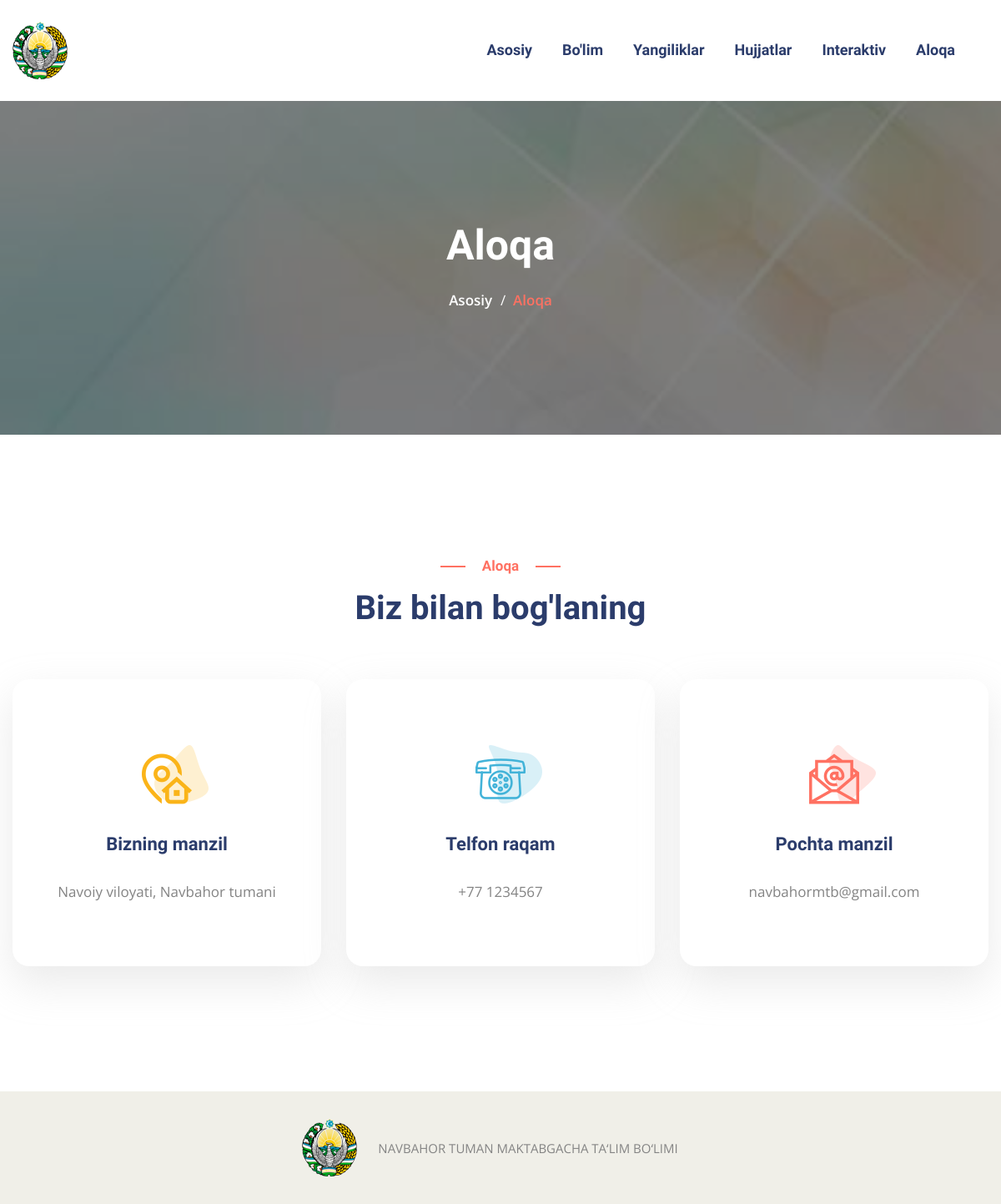
Screenshot of /aloqa/ with the database file from the repository.
### base/models.py (models this page shows)
class Aloqa(models.Model):
  manzil = models.CharField(max_length=500)
  tel = models.CharField(max_length=50)
  pochta = models.CharField(max_length=50)

### base/views.py (the view)
# urls.py: path("aloqa/", views.aloqa, name='aloqa'),
def aloqa(request):
  aloqa = Aloqa.objects.all()
  context = {'aloqa': aloqa}
  return render(request, 'pages/contact.html', context)

### templates/pages/contact.html (shortened to what this page needs)
{% extends "base.html" %}
{% block contact %}
{% load static %}
 <section class="page-title centred" style="background-image: url({% static 'images/background/page-title.jpg'%});">
    <div class="container">
        <div class="content-box">
            <h1>Aloqa</h1>
            <ul class="bread-crumb clearfix">
                <li><a href={% url 'home' %}>Asosiy</a></li>
                <li>Aloqa</li>
            </ul>
        </div>
    </div>
</section>
 <section class="contact-info-section sec-pad centred">
    <div class="container">
        <div class="sec-title">
            <h5>Aloqa</h5>
            <h1>Biz bilan bog'laning</h1>
        </div>
        <div class="row">
        {% for x in aloqa %}
            <div class="col-lg-4 col-md-6 col-sm-12 info-column">
                <div class="single-info-box wow fadeInUp" data-wow-delay="00ms" data-wow-duration="1500ms">
                    <div class="inner-box">
                        <div class="icon-box"><i class="flaticon-address"></i></div>
                        <h3>Bizning manzil</h3>
                        <div class="text">{{ x.manzil }}</div>
                    </div>
                </div>
            </div>
            <div class="col-lg-4 col-md-6 col-sm-12 info-column">
                <div class="single-info-box wow fadeInUp" data-wow-delay="300ms" data-wow-duration="1500ms">
                    <div class="inner-box">
                        <div class="icon-box"><i class="flaticon-vintage-hand-phone"></i></div>
                        <h3>Telfon raqam</h3>
                        <div class="text">
                            <a href="tel:(+55)654-545-5418">{{ x.tel }}</a><br />
                        </div>
                    </div>
                </div>
            </div>
            <div class="col-lg-4 col-md-6 col-sm-12 info-column">
                <div class="single-info-box wow fadeInUp" data-wow-delay="600ms" data-wow-duration="1500ms">
                    <div class="inner-box">
                        <div class="icon-box"><i class="flaticon-mail"></i></div>
                        <h3>Pochta manzil</h3>
                        <div class="text">
                            <a href="mailto:info@example.com">{{ x.pochta }}</a><br />
                        </div>
                    </div>
                </div>
            </div>
        {% endfor %}
        </div>
    </div>
</section>
{% endblock contact %}

### static/css/responsive.css (style rules this page uses)
@media only screen and (max-width: 5000px) { .boxed_wrapper { overflow-x: hidden; } }

### rows the page displays
Aloqa: manzil "Navoiy viloyati, Navbahor tumani", tel "+77 1234567", pochta "navbahormtb@gmail.com"
